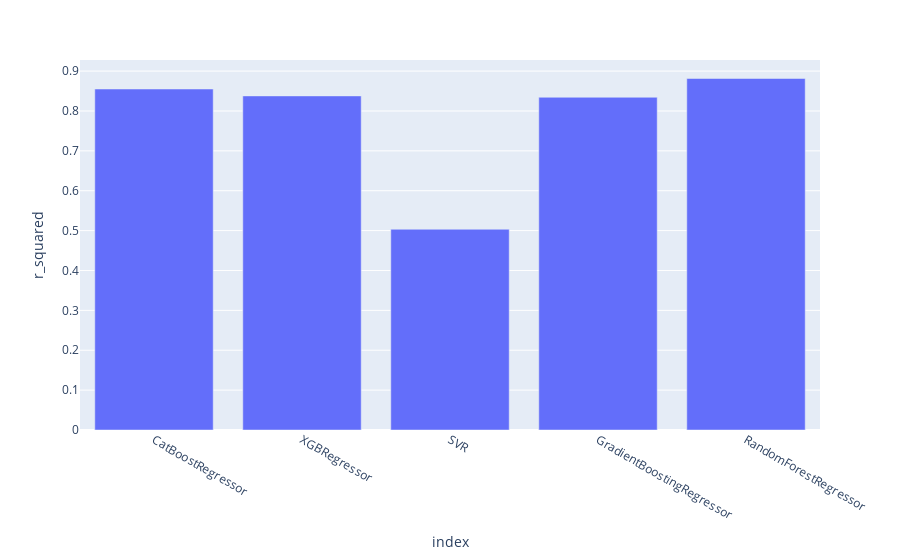

Source (notebook cell):
### Code cell
px.bar(df, x=df.index, y='r_squared')

### Figure 1 — Plotly figure (JSON) as saved in the notebook; plotly's stock layout.template omitted (floating-point values rounded to 4 significant figures)
{"data": [{"alignmentgroup": "True", "hovertemplate": "index=%{x}<br>r_squared=%{y}<extra></extra>", "legendgroup": "", "marker": {"color": "#636efa", "pattern": {"shape": ""}}, "name": "", "offsetgroup": "", "orientation": "v", "showlegend": false, "textposition": "auto", "type": "bar", "x": ["CatBoostRegressor", "XGBRegressor", "SVR", "GradientBoostingRegressor", "RandomForestRegressor"], "xaxis": "x", "y": [0.8551, 0.8378, 0.5033, 0.8344, 0.8814], "yaxis": "y"}], "layout": {"barmode": "relative", "legend": {"tracegroupgap": 0}, "margin": {"t": 60}, "xaxis": {"anchor": "y", "domain": [0, 1], "title": {"text": "index"}}, "yaxis": {"anchor": "x", "domain": [0, 1], "title": {"text": "r_squared"}}}}
